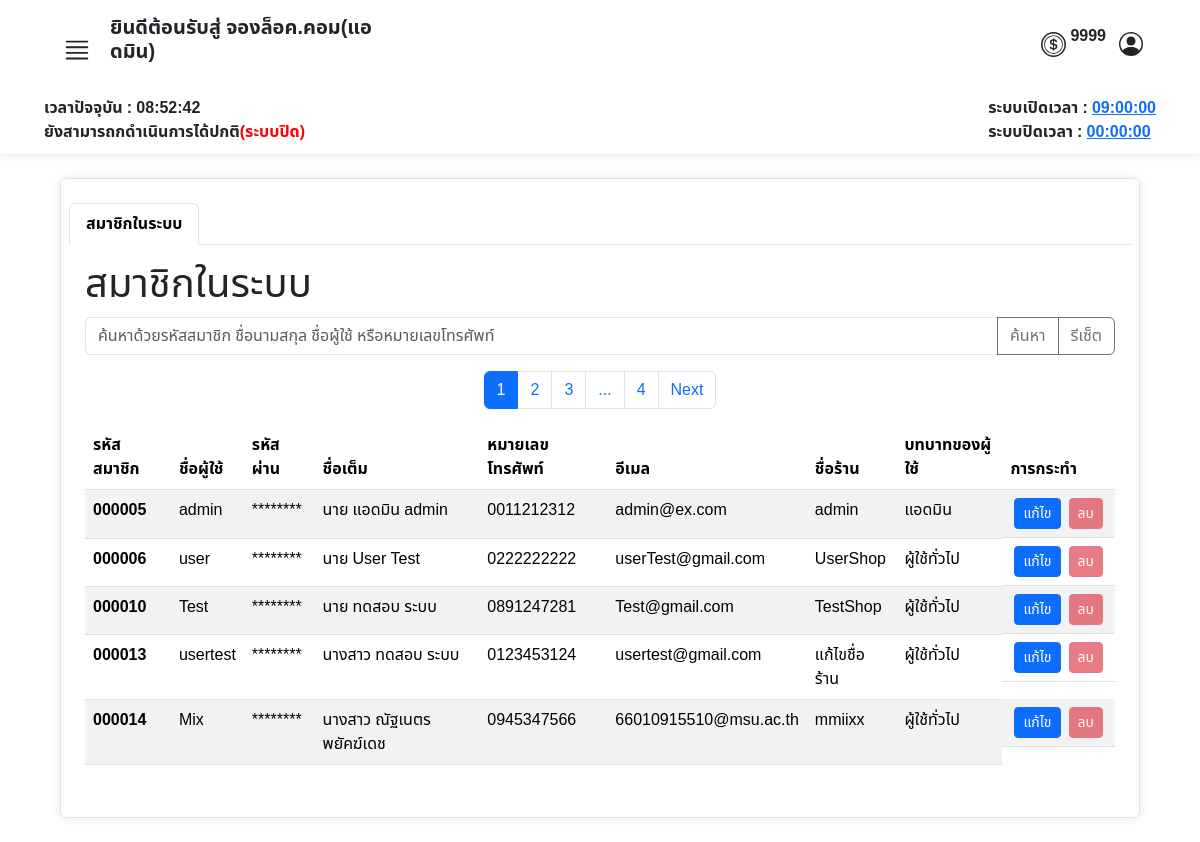
Page /admin/view_member.php (signed in) on the committed database.
### tables this page shows
CREATE TABLE `operating_hours` (
  `id` int(11) NOT NULL,
  `opening_time` time NOT NULL,
  `closing_time` time NOT NULL
);

CREATE TABLE `tbl_user` (
  `user_id` int(6) UNSIGNED ZEROFILL NOT NULL COMMENT 'รหัสลูกค้า',
  `prefix` enum('นาย','นาง','นางสาว') NOT NULL COMMENT 'คำนำหน้าชื่อ',
  `firstname` varchar(255) NOT NULL COMMENT 'ชื่อ',
  `lastname` varchar(255) NOT NULL COMMENT 'นามสกุล',
  `tel` varchar(11) NOT NULL COMMENT 'เบอร์โทรศัพท์',
  `email` varchar(255) NOT NULL COMMENT 'อีเมลล์',
  `username` varchar(255) NOT NULL COMMENT 'ชื่อผู้ใช้',
  `password` varchar(255) NOT NULL COMMENT 'รหัสผ่าน',
  `userrole` int(3) NOT NULL COMMENT '1=ลูกค้า,2=แอดมิน',
  `shop_name` varchar(50) NOT NULL COMMENT 'ชื่อร้านค้า',
  `token` int(11) NOT NULL,
  `last_login` datetime DEFAULT NULL
);

### admin/view_member.php (the view, shortened to what this page needs)
<?php
require("../condb.php");
?>
<!DOCTYPE html>
<html lang="en">
<head>
    <link href="https://cdn.jsdelivr.net/npm/bootstrap@5.3.3/dist/css/bootstrap.min.css" rel="stylesheet">
    <link rel="stylesheet" href="../asset/css/font.css">
    <link rel="stylesheet" href="https://cdn.jsdelivr.net/npm/sweetalert2@11/dist/sweetalert2.min.css">
</head>
<body>
    <?php include('./admin_nav.php'); ?>
    <div class="container my-4 px-2 border bgcolor py-4 rounded overflow-auto" style="width: 90%; height: 40rem;">
        <ul class="nav nav-tabs" id="myTab">
            <li class="nav-item">
                <a class="nav-link active" data-bs-toggle="tab" href="#categort"><strong>สมาชิกในระบบ</strong></a>
            </li>
        </ul>
        <div class="tab-content" id="myTabContent">
            <div class="tab-pane fade show active mt-2 mx-2 p-2" id="categort">
                <div>
                    <h1>สมาชิกในระบบ</h1>
                </div>
                <div class="mt-2">
                    <form method="GET">
                        <div class="input-group mb-3">
                            <input class="form-control" type="text" name="search_query" placeholder="ค้นหาด้วยรหัสสมาชิก ชื่อนามสกุล ชื่อผู้ใช้ หรือหมายเลขโทรศัพท์" value="<?php echo isset($_GET['search_query']) ? htmlspecialchars($_GET['search_query']) : ''; ?>">
                            <button class="btn btn-outline-secondary" type="submit">ค้นหา</button>
                            <a href="?reset=true" class="btn btn-outline-secondary">รีเซ็ต</a>
                        </div>
                    </form>
                    <?php
                    $results_per_page = 5;
                    $sql_total = "SELECT COUNT(*) FROM tbl_user";
                    $result_total = $conn->query($sql_total);
                    $row_total = $result_total->fetch_row();
                    $total_records = $row_total[0];
                    if ($results_per_page > 0) {
                        $total_pages = ceil($total_records / $results_per_page);
                    } else {
                        echo "Error: Results per page must be greater than 0.";
                        exit;
                    }
                    $current_page = isset($_GET['page']) ? (int)$_GET['page'] : 1;
                    $adjacents = 1;
                    echo "<nav>";
                    echo "<ul class='pagination justify-content-center'>";
                    if ($total_pages <= (1 + ($adjacents * 2))) {
                        for ($i = 1; $i <= $total_pages; $i++) {
                            if ($i == $current_page) {
                                echo "<li class='page-item active'><a class='page-link' href='#'>" . $i . "</a></li>";
                            } else {
                                echo "<li class='page-item'><a class='page-link' href='?page=" . $i . "'>" . $i . "</a></li>";
                            }
                        }
                    } else {
                        if ($current_page <= ($adjacents * 2)) {
                            for ($i = 1; $i <= (1 + ($adjacents * 2)); $i++) {
                                if ($i == $current_page) {
                                    echo "<li class='page-item active'><a class='page-link' href='#'>" . $i . "</a></li>";
                                } else {
                                    echo "<li class='page-item'><a class='page-link' href='?page=" . $i . "'>" . $i . "</a></li>";
                                }
                            }
                            echo "<li class='page-item'><a class='page-link' href='#'>...</a></li>";
                            echo "<li class='page-item'><a class='page-link' href='?page=" . $total_pages . "'>" . $total_pages . "</a></li>";
                        }
                    }
                    if ($current_page < $total_pages) {
                        echo "<li class='page-item'><a class='page-link' href='?page=" . ($current_page + 1) . "'>Next</a></li>";
                    }
                    echo "</ul>";
                    echo "</nav>";
                    $sql = "SELECT * FROM tbl_user";
                    $start_from = ($current_page - 1) * $results_per_page;
                    $sql .= " LIMIT $start_from, $results_per_page";
                    $result = $conn->query($sql);
                    if ($result->num_rows > 0) {
                        echo "<table class='table table-striped'>";
                        echo "<thead>
                <tr>
                    <th>รหัสสมาชิก</th>
                    <th>ชื่อผู้ใช้</th>
                    <th>รหัสผ่าน</th>
                    <th>ชื่อเต็ม</th>
                    <th>หมายเลขโทรศัพท์</th>
                    <th>อีเมล</th>
                    <th>ชื่อร้าน</th>
                    <th>บทบาทของผู้ใช้</th>
                    <th>การกระทำ</th>
                </tr>
                </thead>";
                        echo "<tbody>";
                        while ($row = $result->fetch_assoc()) {
                            $fullmembername = htmlspecialchars($row["prefix"] . " " . $row["firstname"] . " " . $row["lastname"]);
                            $password = htmlspecialchars($row["password"]);
                            $canDelete = (strtotime($row['last_login']) < strtotime('-1 year')) ? '' : 'disabled';
                            echo "<tr data-user-id='" . htmlspecialchars($row["user_id"]) . "'>";
                            echo "<td><strong>" . htmlspecialchars($row["user_id"]) . "</strong></td>";
                            echo "<td>" . htmlspecialchars($row["username"]) . "</td>";
                            echo "<td><span class='password-toggle' data-password='$password'>********</span></td>";
                            echo "<td>" . $fullmembername . "</td>";
                            echo "<td>" . htmlspecialchars($row["tel"]) . "</td>";
                            echo "<td>" . htmlspecialchars($row["email"]) . "</td>";
                            echo "<td>" . htmlspecialchars($row["shop_name"]) . "</td>";
                            echo "<td>" . ($row["userrole"] == 1 ? "แอดมิน" : "ผู้ใช้ทั่วไป") . "</td>";
                            echo "<td class='d-flex'>
                        <button class='btn mx-1 btn-sm btn-primary edit-btn' data-bs-toggle='modal' data-bs-target='#editModal' data-user-id='" . htmlspecialchars($row["user_id"]) . "'>แก้ไข</button>
                        <button class='btn mx-1 btn-sm btn-danger delete-btn' $canDelete data-user-id='" . htmlspecialchars($row["user_id"]) . "'>ลบ</button>
                    </td>";
                            echo "</tr>";
                        }
                        echo "</tbody>";
                        echo "</table>";
                    } else {
                        echo "ไม่พบข้อมูล";
                    }
                    ?>
                </div>
            </div>
        </div>
    </div>
</body>
</html>

### admin/admin_nav.php (shortened to what this page needs)
<nav class="row g-2 bgcolor">
    <div class="col-12 d-flex justify-content-between px-5 py-3">
        <div class="col-4">
            <div class="d-flex align-items-end ">
                <button class="btn" type="button" data-bs-toggle="offcanvas" data-bs-target="#offcanvasWithBothOptions" aria-controls="offcanvasWithBothOptions">
                </button>
                <h5>
                    <strong>ยินดีต้อนรับสู่ จองล็อค.คอม(แอดมิน)</strong>
                </h5>
            </div>
        </div>
        <div class="d-flex align-items-center ">
            <div class="row  ">
                <div class="col d-flex align-items-center justify-content-center">
                    <p class="ms-1">
                        <strong>
                            <?php
                            echo $_SESSION["token"];
                            ?>
                        </strong>
                    </p>
                </div>
            </div>
            <button class="btn " type="button" data-bs-toggle="modal" data-bs-target="#ProfileModal">
            </button>
        </div>
    </div>
    <?php
    require("../condb.php");
    $sql_time = "SELECT opening_time, closing_time FROM operating_hours LIMIT 1";
    $result = $conn->query($sql_time);
    $row_time = $result->fetch_assoc();
    $openingTime = $row_time['opening_time'];
    $closingTime = $row_time['closing_time'];
    ?>
    <div class="col-12 d-flex justify-content-between px-5">
        <strong>
            <div id="time"></div>
            <div id="status"></div>
        </strong>
        <strong>
            <div id="opening_time">ระบบเปิดเวลา : <a href="#" data-bs-toggle="modal" data-bs-target="#editTimeModal"><?php echo $openingTime; ?></a></div>
            <div id="closing_time">ระบบปิดเวลา : <a href="#" data-bs-toggle="modal" data-bs-target="#editTimeModal"><?php echo $closingTime; ?></a></div>
        </strong>
    </div>
</nav>

### admin/view_member.php (style rules this page uses)
body { background-image: url(../asset/img/img.market2.jpg); width: 100%; height: 100%; background-repeat: repeat; background-size: cover; }

### admin/admin_nav.php (style rules this page uses)
.bgcolor { background-color: rgba(255, 255, 255, 0.9); padding-bottom: 10px; box-shadow: 0 0 10px rgba(0, 0, 0, 0.1); }

### rows in the picture
operating_hours: opening_time "09:00:00", closing_time "00:00:00"
tbl_user: user_id "000005", username "admin", fullmembername "นาย แอดมิน admin", tel "0011212312", email "admin@ex.com", shop_name "admin"
tbl_user: user_id "000006", username "user", fullmembername "นาย User Test", tel "0222222222", email "userTest@gmail.com", shop_name "UserShop", shows "ผู้ใช้ทั่วไป"
tbl_user: user_id "000010", username "Test", fullmembername "นาย ทดสอบ ระบบ", tel "0891247281", email "Test@gmail.com", shop_name "TestShop", shows "ผู้ใช้ทั่วไป"
tbl_user: user_id "000013", username "usertest", fullmembername "นางสาว ทดสอบ ระบบ", tel "0123453124", email "usertest@gmail.com", shop_name "แก้ไขชื่อร้าน", shows "ผู้ใช้ทั่วไป"
tbl_user: user_id "000014", username "Mix", fullmembername "นางสาว ณัฐเนตร พยัคฆ์เดช", tel "0945347566", email "66010915510@msu.ac.th", shop_name "mmiixx", shows "ผู้ใช้ทั่วไป"

### other values in the picture
$_SESSION["token"] "9999"
$total_pages "4"
